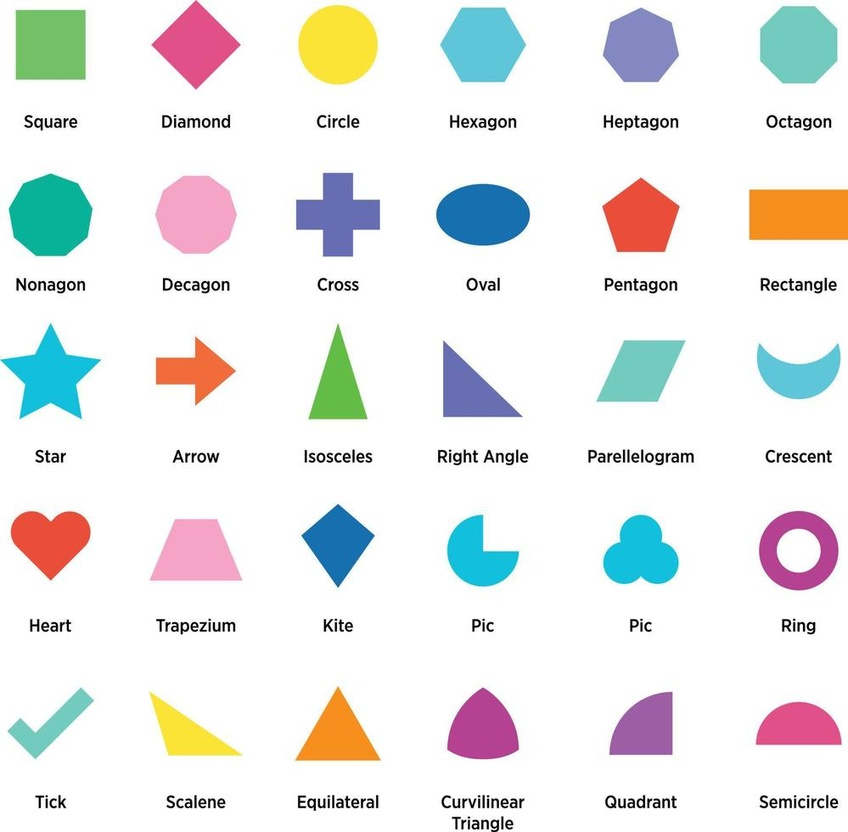
#> input picture opencv/images/shapes.jpg, 848 x 832 px, shrunk from 999 x 980 before the run
$ jupyter execute contours.ipynb
#> lines starting #> are read from the running program, lines starting #| are printed output that depends on the picture; after the words box and inside, x2 and y2 are one past the last pixel; in counts of white or black regions, pixels touching at a corner belong together
[cell 1]
import cv2
import matplotlib.pyplot as plt
import numpy as np

[cell 2]
img=cv2.imread("./images/shapes.jpg")
#> img is the input picture: shape (832, 848, 3); mean B, G, R 233.7, 234.3, 233.3
img_rgb=cv2.cvtColor(img,cv2.COLOR_BGR2RGB)
img_gray=cv2.cvtColor(img,cv2.COLOR_BGR2GRAY)

[cell 3]
gray=cv2.Canny(img_gray,80,150)
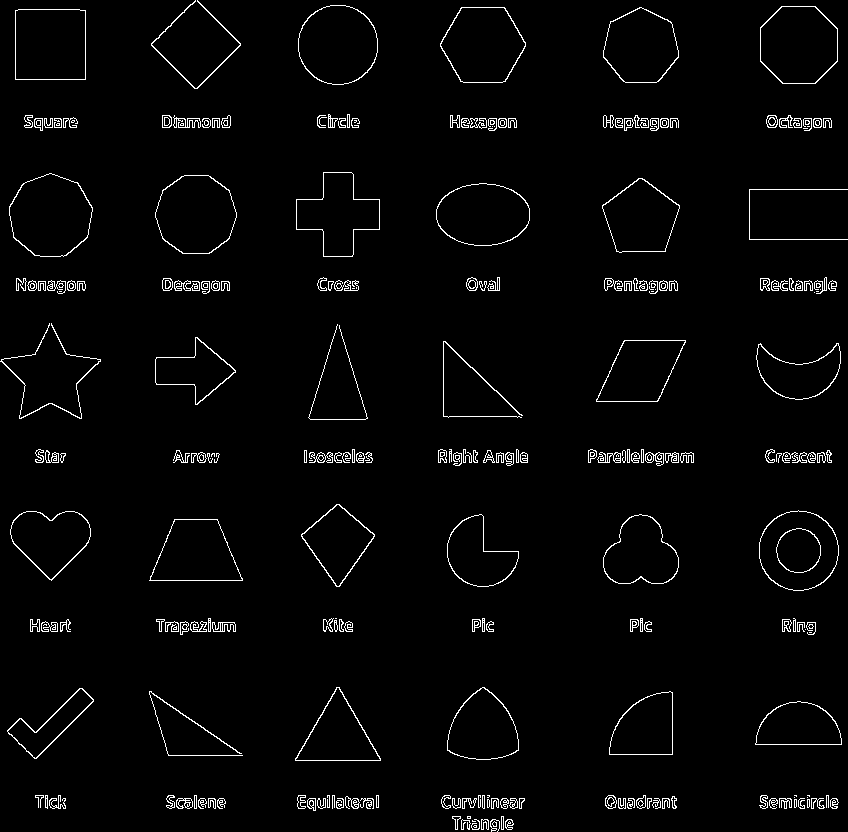
#> gray: shape (832, 848); 2.6% white in thin lines or dots
plt.imshow(gray,cmap="grey")

[cell 4]
contours,hirarchy=cv2.findContours(gray,cv2.RETR_LIST,cv2.CHAIN_APPROX_SIMPLE)
#> contours = 603 contours, 272 with area under 20; largest, box (x1, y1, x2, y2) and area: (9, 173, 93, 257) 5280, (9, 173, 93, 257) 5212, (760, 6, 838, 84) 4982, (298, 5, 378, 85) 4982, (759, 510, 839, 591) 4980; hirarchy = 603 rows, first 6: [1, -1, -1, -1], [2, 0, -1, -1], [3, 1, -1, -1], [4, 2, -1, -1], [5, 3, -1, -1], [6, 4, -1, -1]
contour_img=img_rgb.copy()
cv2.drawContours(contour_img,contours,-1,(0,255,0),5)
#> contour_img: shape (832, 848, 3); mean R, G, B 209.9, 241.9, 210.2

plt.figure(figsize=(12,6))
plt.subplot(1,3,1)
plt.imshow(img_rgb)
plt.title("OG")

plt.subplot(1,3,2)
plt.imshow(gray,cmap='grey')
plt.title("mask")

plt.subplot(1,3,3)
plt.imshow(contour_img)
plt.title("contours")
plt.tight_layout()
plt.show()
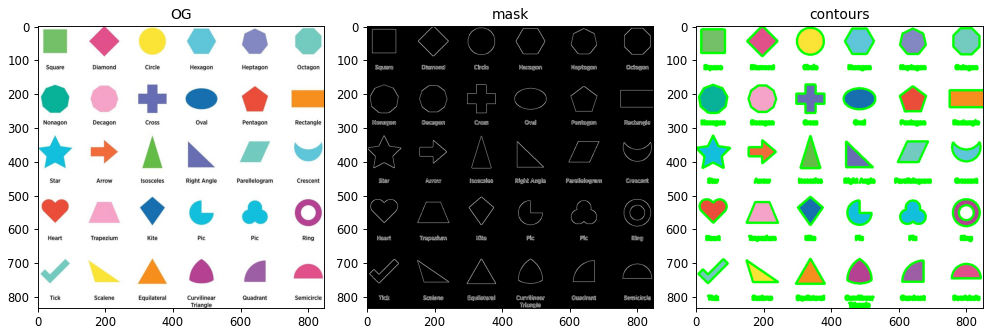
#> figure drawn by matplotlib, 3 panels

[cell 5]
retval,binary=cv2.threshold(img_gray,220,255,cv2.THRESH_BINARY)
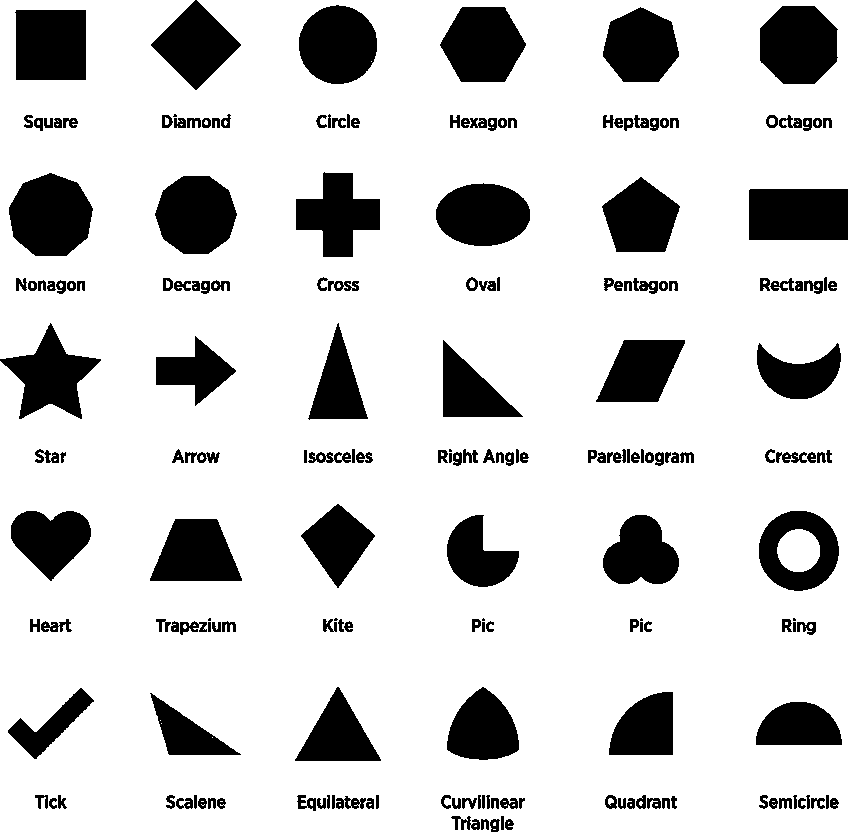
#> binary: shape (832, 848); 81.8% white; 199 black regions (7 under 20 px)
plt.imshow(binary,cmap="grey")
contours,hirarchy=cv2.findContours(binary,cv2.RETR_LIST,cv2.CHAIN_APPROX_SIMPLE)
#> contours = 337 contours, 113 with area under 20; largest, box (x1, y1, x2, y2) and area: (0, 0, 848, 832) 689916, (8, 172, 94, 257) 5438, (758, 510, 840, 592) 5160, (759, 5, 839, 85) 5086, (154, 175, 238, 255) 5047; hirarchy = 337 rows, first 6: [1, -1, -1, -1], [2, 0, -1, -1], [3, 1, -1, -1], [4, 2, -1, -1], [5, 3, -1, -1], [6, 4, -1, -1]
contour_img=img_rgb.copy()
cv2.drawContours(contour_img,contours,-1,(0,255,0),5)
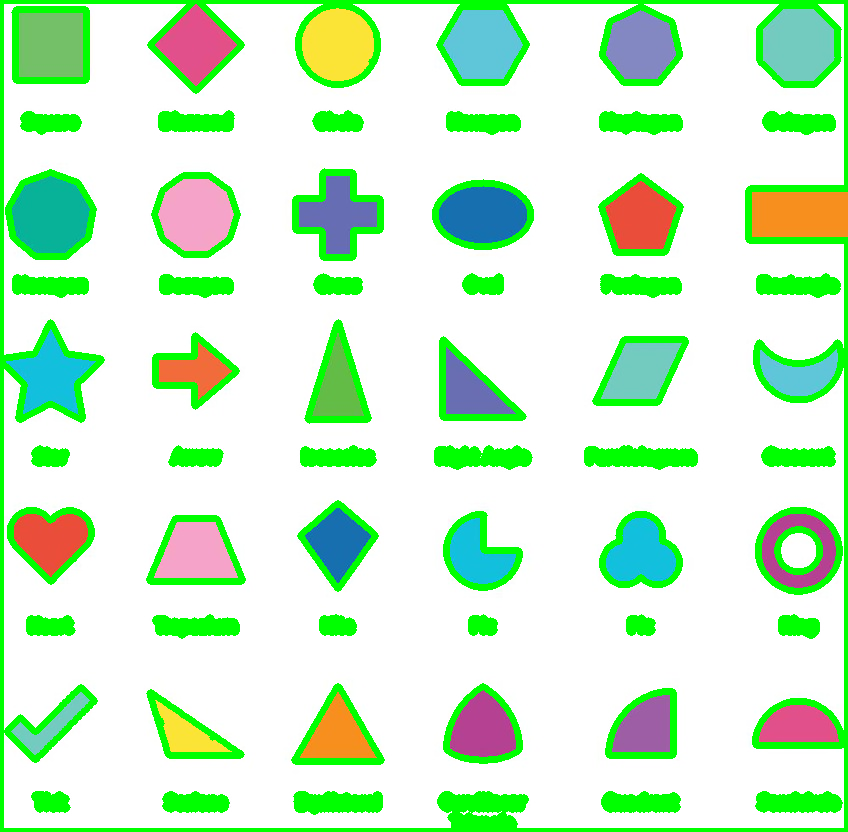
#> contour_img: shape (832, 848, 3); mean R, G, B 203.2, 240.9, 203.6

plt.figure(figsize=(12,6))
plt.subplot(1,3,1)
plt.imshow(img_rgb)
plt.title("OG")

plt.subplot(1,3,2)
plt.imshow(binary,cmap='grey')
plt.title("mask")

plt.subplot(1,3,3)
plt.imshow(contour_img)
plt.title("contours")
plt.tight_layout()
plt.show()

[cell 6]
lower_bound=np.array([120,100,0],dtype=np.uint8)
higher_bound=np.array([160,185,200],dtype=np.uint8)

hsv_img=cv2.cvtColor(img,cv2.COLOR_BGR2HSV)
#> hsv_img: shape (832, 848, 3); mean H, S, V 24.8, 26.3, 244
mask=cv2.inRange(hsv_img,lower_bound,higher_bound)
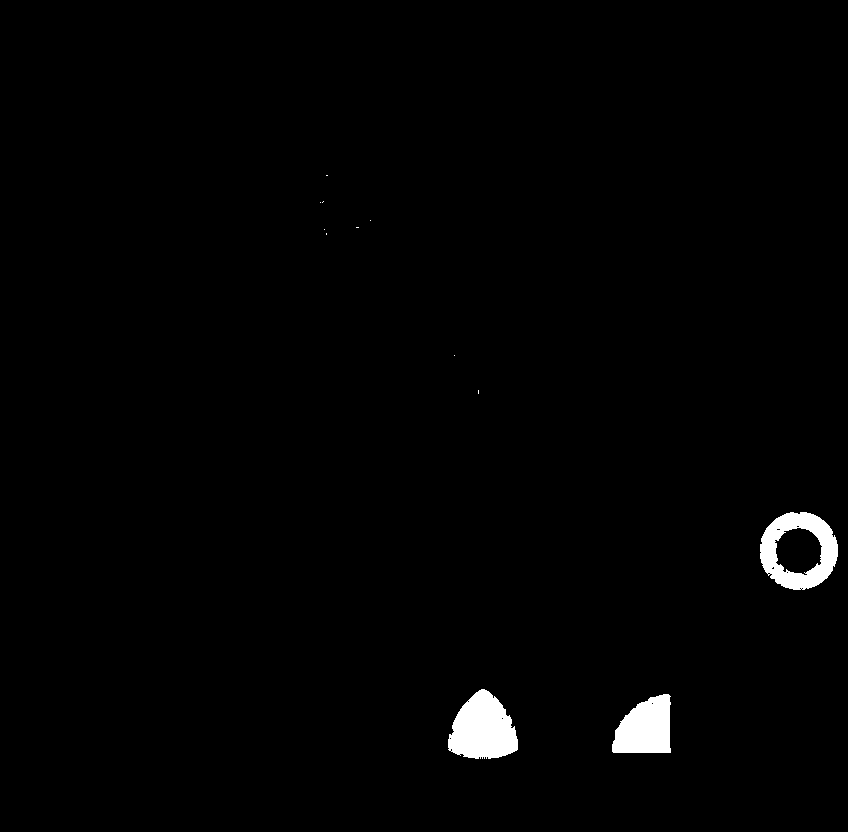
#> mask: shape (832, 848); 1.3% white; 12 white regions (9 under 20 px)
plt.imshow(mask,cmap='grey')

contours,hirarchy=cv2.findContours(mask,cv2.RETR_LIST,cv2.CHAIN_APPROX_SIMPLE)
#> contours = 25 contours, 21 with area under 20; largest, box (x1, y1, x2, y2) and area: (760, 512, 838, 590) 4669, (448, 689, 518, 759) 3343, (612, 694, 671, 753) 2555, (774, 527, 823, 576) 1709; hirarchy = 25 rows, first 6: [1, -1, -1, -1], [2, 0, -1, -1], [3, 1, -1, -1], [4, 2, -1, -1], [5, 3, -1, -1], [6, 4, -1, -1]
contour_img=img_rgb.copy()
cv2.drawContours(contour_img,contours,-1,(0,255,0),-1)

plt.figure(figsize=(12,6))
plt.subplot(1,3,1)
plt.imshow(img_rgb)
plt.title("OG")

plt.subplot(1,3,2)
plt.imshow(mask,cmap='grey')
plt.title("mask")

plt.subplot(1,3,3)
plt.imshow(contour_img)
plt.title("contours")
plt.tight_layout()
plt.show()

[cell 7]
lower_bound=np.array([220],dtype=np.uint8)
higher_bound=np.array([255],dtype=np.uint8)

mask=cv2.inRange(img_gray,lower_bound,higher_bound)
#> mask: shape (832, 848); 81.8% white; 200 black regions (7 under 20 px)
plt.imshow(mask,cmap='grey')

contours,hirarchy=cv2.findContours(mask,cv2.RETR_LIST,cv2.CHAIN_APPROX_SIMPLE)
#> contours = 342 contours, 117 with area under 20; largest, box (x1, y1, x2, y2) and area: (0, 0, 848, 832) 689920, (8, 172, 94, 257) 5436, (758, 510, 840, 592) 5158, (759, 5, 839, 85) 5080, (154, 175, 238, 255) 5039; hirarchy = 342 rows, first 6: [1, -1, -1, -1], [2, 0, -1, -1], [3, 1, -1, -1], [4, 2, -1, -1], [5, 3, -1, -1], [6, 4, -1, -1]
sorted_contours=sorted(contours,key=cv2.contourArea,reverse=True)
#> sorted_contours has the same summary as contours
sorted_contours=sorted_contours[1:]
#> sorted_contours = 341 contours, 117 with area under 20; largest, box (x1, y1, x2, y2) and area: (8, 172, 94, 257) 5436, (758, 510, 840, 592) 5158, (759, 5, 839, 85) 5080, (154, 175, 238, 255) 5039, (15, 9, 87, 81) 5039
contour_img=img_rgb.copy()
cv2.drawContours(contour_img,sorted_contours,-1,(0,255,0),-1)
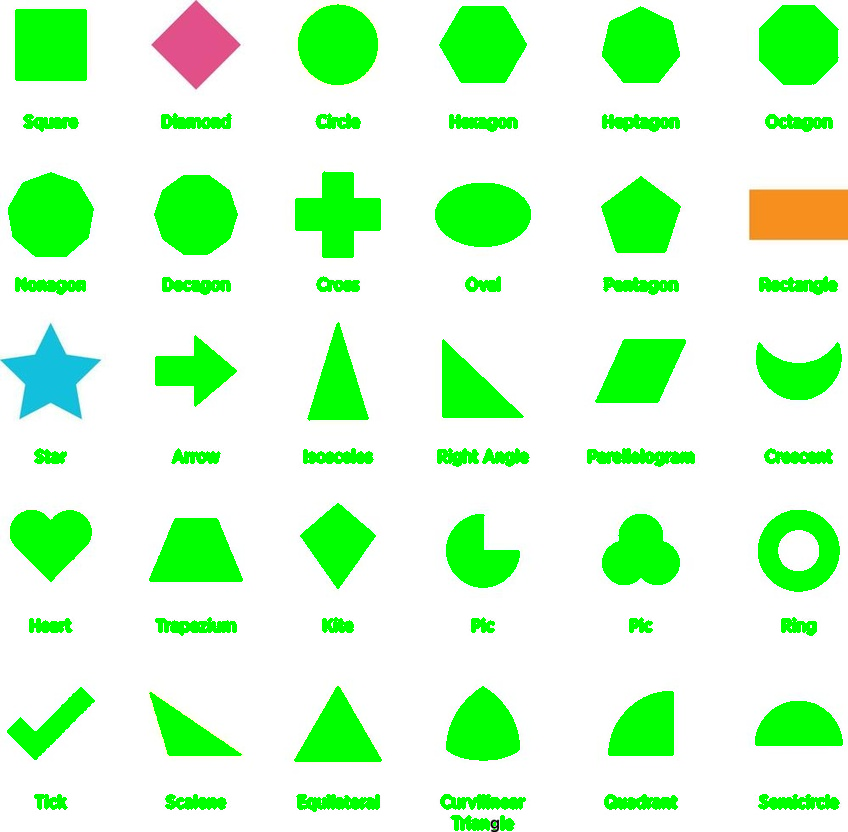
#> contour_img: shape (832, 848, 3); mean R, G, B 206.2, 252.5, 205.4

plt.figure(figsize=(12,6))
plt.subplot(1,3,1)
plt.imshow(img_gray,cmap='grey')
plt.title("OG")

plt.subplot(1,3,2)
plt.imshow(mask,cmap='grey')
plt.title("mask")

plt.subplot(1,3,3)
plt.imshow(contour_img)
plt.title("contours")
plt.tight_layout()
plt.show()

[cell 8]
contour_img=img_rgb.copy()
for con in sorted_contours:
    x,y,w,h=cv2.boundingRect(con)
    cv2.rectangle(contour_img,(x,y),(x+w,y+h),(0,255,0),5)
#> this loop made 341 passes
#> (x, y, w, h) on passes 1 to 3: (8, 172, 86, 85), (758, 510, 82, 82), (759, 5, 80, 80)
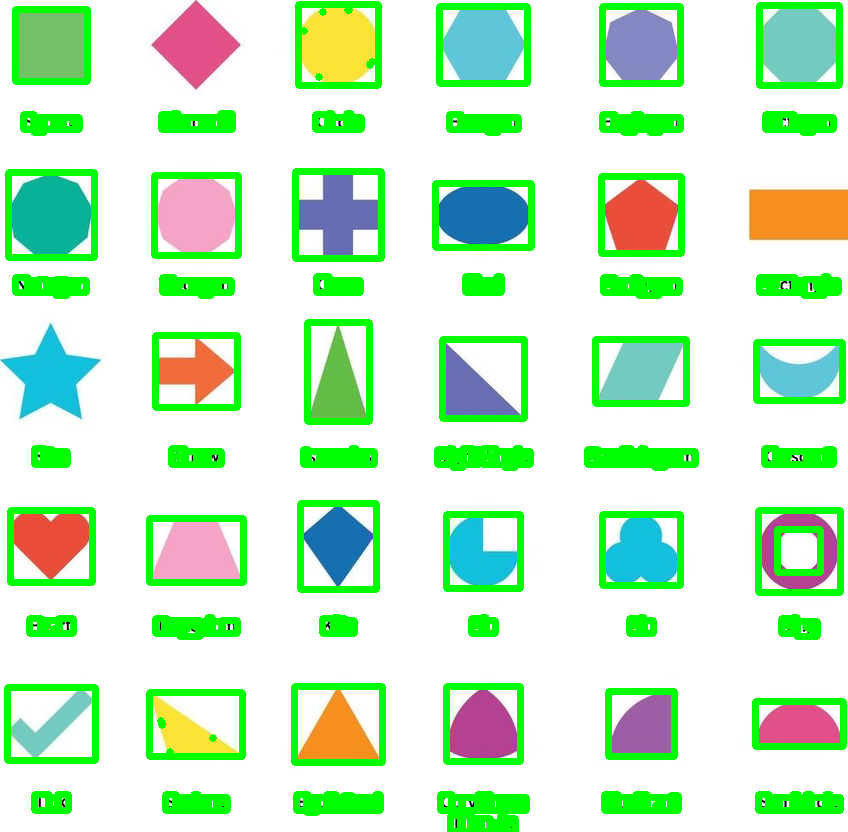
#> contour_img: shape (832, 848, 3); mean R, G, B 200.5, 238.7, 201

plt.figure(figsize=(12,6))
plt.subplot(1,3,1)
plt.imshow(img_gray,cmap='grey')
plt.title("OG")

plt.subplot(1,3,2)
plt.imshow(mask,cmap='grey')
plt.title("mask")

plt.subplot(1,3,3)
plt.imshow(contour_img)
plt.title("contours")
plt.tight_layout()
plt.show()
